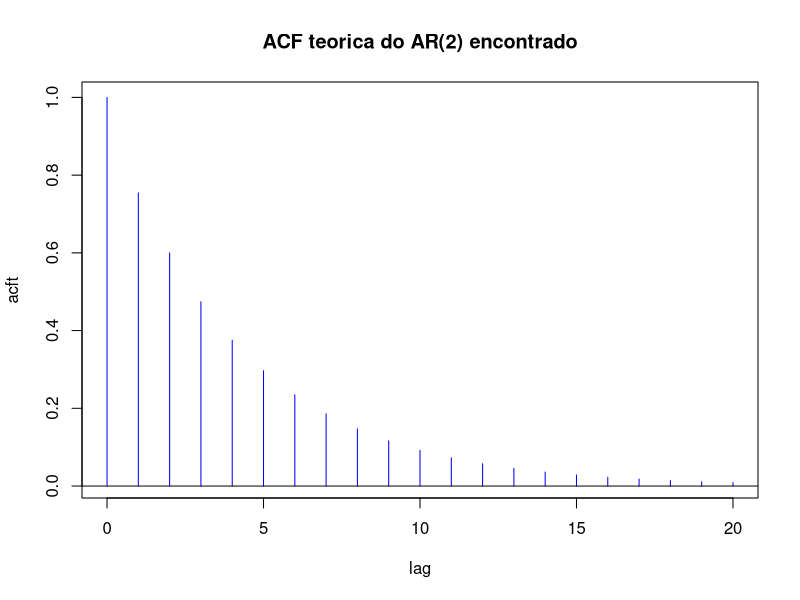

Write R code to recreate this figure.
# =====================================================================
# 3o TRABALHO PRATICO - HIDROLOGIA ESTOCASTICA (EHR806)
# QUESTAO 8 - AR(2) estacionario: Xt = a1 Xt-1 + a2 Xt-2 + Zt
#             Sabendo a1 = 0,7 e rho2 = 0,6, da para achar a2?
# =====================================================================
graphics.off()
alfa1 <- 0.7
rho2  <- 0.6

# Montando a equacao: a1^2/(1-a2) + a2 = rho2.
# Multiplicando por (1-a2) e arrumando fica uma equacao de 2o grau em a2:
#     a2^2 - (1 + rho2)*a2 + (rho2 - alfa1^2) = 0
A <- 1
B <- -(1 + rho2)          # = -1,6
C <- rho2 - alfa1^2       # =  0,11
delta <- B^2 - 4*A*C      # discriminante (Bhaskara)
a2 <- c((-B - sqrt(delta))/(2*A), (-B + sqrt(delta))/(2*A))   # as 2 raizes
cat("Duas raizes da equacao:", round(a2, 4), "\n")

# Para cada raiz, testo as 3 condicoes de estacionariedade do AR(2) (triangulo)
for (x in a2) {
  c1 <- (alfa1 + x) < 1
  c2 <- (x - alfa1) < 1
  c3 <- abs(x) < 1
  cat("alfa2 =", round(x, 4), "| a1+a2<1:", c1, "| a2-a1<1:", c2,
      "| |a2|<1:", c3, "=> estacionario:", c1 & c2 & c3, "\n")
}

# Fico com a raiz que passa nos 3 testes e confiro de volta
a2.ok <- a2[abs(a2) < 1]
rho1  <- alfa1/(1 - a2.ok)
cat("alfa2 =", round(a2.ok, 4), " rho1 =", round(rho1, 4), "\n")
cat("Conferencia: rho2 = a1*rho1 + a2 =", round(alfa1*rho1 + a2.ok, 4), "\n")

# Conferencia extra: ACF teorica do AR(2) encontrado, no estilo do professor
# (Aulas/10/01-AR.R calcula a ACF teorica com um for e plota com type="h").
# Formula dos slides do AR(2): rho(k) = a1*rho(k-1) + a2*rho(k-2)
acft <- numeric(21)
acft[1] <- 1                    # rho(0) = 1
acft[2] <- rho1                 # rho(1) que achamos acima
for (k in 2:20) {
  acft[k+1] <- alfa1*acft[k] + a2.ok*acft[k-1]
}
print(round(acft[1:4], 4))      # deve dar 1 ; 0,7543 ; 0,6 ; 0,4743
lag <- 0:20
plot(lag, acft, type = "h", col = "blue", main = "ACF teorica do AR(2) encontrado")
abline(h = 0)

# Raizes do polinomio 1 - a1 B - a2 B^2: devem ter modulo > 1 (estacionario).
# (polyroot nao aparece nos scripts do professor; e so uma checagem extra)
print(round(Mod(polyroot(c(1, -alfa1, -a2.ok))), 4))
